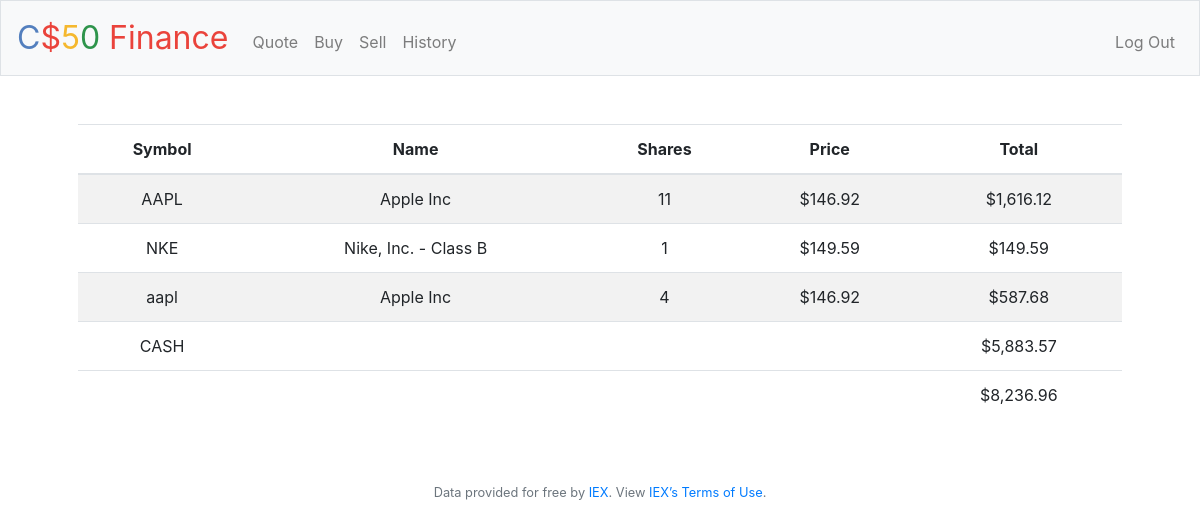
Screenshot of / (signed in) with the database file from the repository.
### tables this page shows
CREATE TABLE transactions ( id INTEGER PRIMARY KEY AUTOINCREMENT, user_id INTEGER NOT NULL, name TEXT NOT NULL, shares INTEGER NOT NULL, price NUMERIC NOT NULL, type TEXT NOT NULL, symbol TEXT NOT NULL, time TIMESTAMP DEFAULT CURRENT_TIMESTAMP,  FOREIGN KEY(user_id) REFERENCES users(id));

### application.py (the view)
@app.route("/")
@login_required
def index():
    user = session["user_id"]
    stocks = db.execute(
        "SELECT symbol, name, price, SUM(shares) as wholeshares FROM transactions WHERE user_id = ? GROUP BY symbol", user)
    cash = db.execute("SELECT cash FROM users WHERE id = ?", user)[0]["cash"]
    total = cash
    for bruh in stocks:
        total += bruh["price"] * bruh["wholeshares"]
    return render_template("index.html", stocks=stocks, cash=usd(cash), total=usd(total), usd=usd)

### application.py (called while the page is built)
@app.after_request
def after_request(response):
    response.headers["Cache-Control"] = "no-cache, no-store, must-revalidate"
    response.headers["Expires"] = 0
    response.headers["Pragma"] = "no-cache"
    return response

### helpers.py (called while the page is built)
def login_required(f):
    @wraps(f)
    def decorated_function(*args, **kwargs):
        if session.get("user_id") is None:
            return redirect("/login")
        return f(*args, **kwargs)
    return decorated_function

def usd(value):
    return f"${value:,.2f}"

### templates/index.html (shortened to what this page needs)
{% extends "layout.html" %}
{% block main %}
    <table class="table table-striped">
        <thead>
            <tr>
                <th>Symbol</th>
                <th>Name</th>
                <th>Shares</th>
                <th>Price</th>
                <th>Total</th>
            </tr>
        </thead>
        <tbody>
            {% for bruh in stocks %}
            <tr>
                <td> {{ bruh["symbol"] }} </td>
                <td> {{ bruh["name"] }} </td>
                <td> {{ bruh["wholeshares"] }} </td>
                <td> {{ usd(bruh["price"]) }} </td>
                <td> {{ usd(bruh["wholeshares"] * bruh["price"]) }} </td>
            </tr>
            {% endfor %}
            <tr>
                <td>CASH</td>
                <td></td>
                <td></td>
                <td></td>
                <td>{{ cash }}</td>
            </tr>
        </tbody>
        <tfoot>
            <td></td>
            <td></td>
            <td></td>
            <td></td>
            <td>{{ total }}</td>
        </tfoot>
    </table>
{% endblock %}

### rows the page displays
transactions: symbol "NKE", name "Nike, Inc. - Class B", wholeshares "1", price "$149.59", usd(bruh['wholeshares']*bruh['price']) "$149.59"

### other values shown
{{ bruh["symbol"] }} "AAPL" "aapl"
{{ bruh["name"] }} "Apple Inc" "Apple Inc"
{{ bruh["wholeshares"] }} "11" "4"
{{ usd(bruh["price"]) }} "$146.92" "$146.92"
{{ usd(bruh["wholeshares"] * bruh["price"]) }} "$1,616.12" "$587.68"
{{ cash }} "$5,883.57"
{{ total }} "$8,236.96"
